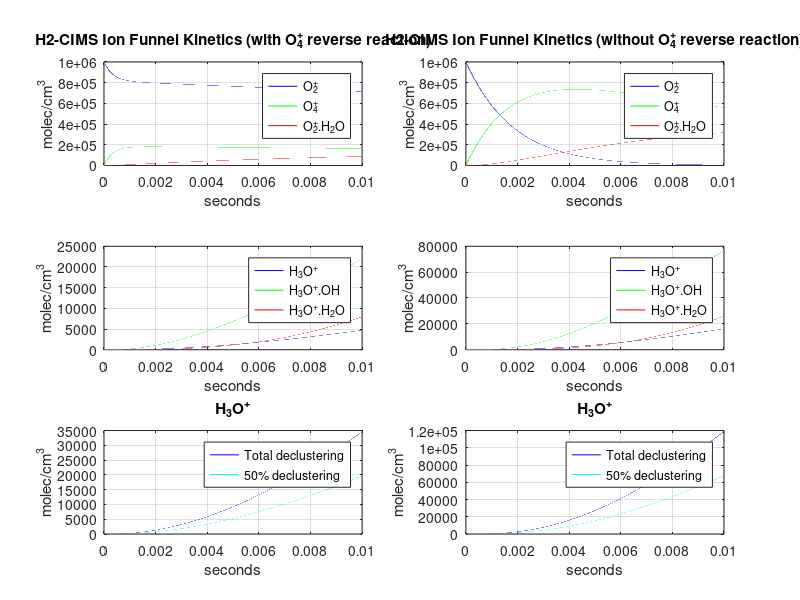

This figure's MATLAB source:
%% 2026-06 - H2-CIMS ion chemistry simulation - Isaac Standen

% Equations: T.D. Thornberry et al. 2013 & Howard et al. 1972
% Rate constants:
% Howard et al. 1972, Payzant et al. 1972, Feshenfeld 1971

% --------------------------------------------------------------

% (1)  O2+ + H2O + M  -> O2+.H2O + M
% (2)  O2+ + O2 + M  <-> O4+ + M
% (3)  O4+ + H2O      -> O2+.H2O + O2
% (4a) O2+.H2O + H2O  -> H3O+.OH + O2
% (4b)                -> H3O+ + OH + O2
% (5)  H3O+.OH + H2O  -> H3O+.H2O + OH

% --------------------------------------------------------------

clc; clear all;
%% Initial conditions

% Rate constants (molec. implicit)
k1   = 2.8e-28;   % cm^6/s
k2f  = 2.6e-30;   % cm^6/s - eqn (2) fwd
k2r  = 2*3.6e-14; % cm^3/s - eqn (2) rvs (sample in air (N2) -> ~2*He k2r)
k3   = 2.2e-09;   % cm^3/s
k4a  = 1.9e-09;   % cm^3/s
k4b  = 3.0e-10;   % cm^3/s
k5   = 3.0e-09;   % cm^3/s

% Timings
dt   = 1e-7; % time step, seconds
t    = 0.01;    % length of sim, seconds
nt   = floor(t/dt); % number of time steps
time = [1:nt];

% Concentration of neutrals
P  = 133.3;      % 1 Torr in Pa
R  = 8.314;      % m3⋅Pa⋅K−1⋅mol−1
kb = R/6.02e23;  % boltzman constant m3PaK-1/molecule
T  = 298;        % K
m  = P/kb/T/1e6; % conc. of air in molecules/cm3
h2o    = 1e-6 * m; % molec/cm^3
o2neut = 0.2 * m;  % molec/cm^3

f_source   = 1/60 * 760; % 1 SLPM/60 seconds * 760 Torr
f_quads    = 1000*1e-5; % 1000 Lps turbo * 1e-5 Torr in quadrupoles
LtoCC      = 1e-3;
o2p_source = 1e7/f_quads *LtoCC; % O2+ from source tube
% Sim. uses one pulse of O2+ at beginning of simulation (not replensished)

%% Initialising ion vectors

o2plus = nan(nt, 1); % O2+
o2plus(1) = o2p_source;

o4 = nan(nt, 1); % O4+
o4(1) = 0;

o2_h2o = nan(nt, 1); % O2+.H2O
o2_h2o(1) = 0;

h3o_oh = nan(nt, 1); % H3O+.OH
h3o_oh(1) = 0;

h3o_h2o = nan(nt, 1); % H3O+.H2O
h3o_h2o(1) = 0;

h3o = nan(nt, 1); % H3O+
h3o(1) = 0;

%% Model 1 - Euler BWD - with O4+ reverse reaction

for i=2:1:nt
    % O2+
    o2plus(i) = (o2plus(i-1) + (k2r*o4(i-1)*m)*dt)/(1+((k1*h2o*m)+...
        (k2f*o2neut*m))*dt);
    % O4+
    o4(i) = (o4(i-1)+(k2f*(o2plus(i-1)*o2neut*m))*dt)/...
        (1+((k2r*m)+(k3*h2o))*dt);
    % O2+.H2O
    o2_h2o(i) = ...
        (o2_h2o(i-1)+((k1*o2plus(i-1)*h2o*m)+(k3*o4(i-1)*h2o))*dt)/...
        (1+((k4a*h2o)+(k4b*h2o))*dt);
    % H3O+.OH
    h3o_oh(i) = (h3o_oh(i-1)+(k4a*o2_h2o(i-1)*h2o)*dt)/(1+(k5*h2o)*dt);
    % H3O+.H2O
    h3o_h2o(i) = h3o_h2o(i-1)+(k5*h3o_oh(i-1)*h2o)*dt;
    % H3O+
    h3o(i) = h3o(i-1)+(k4b*o2_h2o(i-1)*h2o)*dt;
end

save("ionchem.mat");

%% Graphing - Model 1

%clc; load("ionchem.mat");

% Plots
figure(1)

subplot(3,2,1)
plot(time*dt, o2plus, 'b'); hold on;
plot(time*dt, o4, 'g')
plot(time*dt, o2_h2o, 'r')
xlabel("seconds"); ylabel("molec/cm^3")
title("H2-CIMS Ion Funnel Kinetics (with O_4^+ reverse reaction)")
legend("O_2^+", "O_4^+", "O_2^+.H_2O", "Location", "NorthEast");
%yscale log;
grid on; box on; hold off;

subplot(3,2,3)
plot(time*dt, h3o, "b"); hold on;
plot(time*dt, h3o_oh, "g")
plot(time*dt, h3o_h2o, "r")
xlabel("seconds"); ylabel("molec/cm^3")
legend( "H_3O^+", "H_3O^+.OH", "H_3O^+.H_2O", "Location", "NorthEast")
grid on; box on; hold off;

subplot(3,2,5)
plot(time*dt, (h3o+h3o_oh+h3o_h2o), "b"); hold on;
plot(time*dt, (h3o+0.5*h3o_oh+0.5*h3o_h2o), "c")
xlabel("seconds"); ylabel("molec/cm^3")
title(["H_3O^+"])
legend("Total declustering", "50% declustering", "location", "NorthEast")
grid on; box on; hold off;

%% Model 2 - Euler BWD - without O4+ reverse reaction

for i=2:1:nt
    % O2+
    o2plus(i) = o2plus(i-1)/(1+((k1*h2o*m)+(k2f*o2neut*m))*dt);
    % O4+
    o4(i) = (o4(i-1)+(k2f*o2plus(i-1)*o2neut*m)*dt)/(1+(k3*h2o)*dt);
    % O2+.H2O
    o2_h2o(i) = ...
        (o2_h2o(i-1)+((k1*o2plus(i-1)*h2o*m)+(k3*o4(i-1)*h2o))*dt)/...
        (1+((k4a*h2o)+(k4b*h2o))*dt);
    % H3O+.OH
    h3o_oh(i) = (h3o_oh(i-1)+(k4a*o2_h2o(i-1)*h2o)*dt)/(1+(k5*h2o)*dt);
    % H3O+.H2O
    h3o_h2o(i) = h3o_h2o(i-1)+(k5*h3o_oh(i-1)*h2o)*dt;
    % H3O+
    h3o(i) = h3o(i-1)+(k4b*o2_h2o(i-1)*h2o)*dt;
end

%% Graphing - Model 2

% Plots
figure(1)

subplot(3,2,2)
plot(time*dt, o2plus, 'b'); hold on;
plot(time*dt, o4, 'g')
plot(time*dt, o2_h2o, 'r')
xlabel("seconds"); ylabel("molec/cm^3");
title("H2-CIMS Ion Funnel Kinetics (without O_4^+ reverse reaction)")
legend("O_2^+", "O_4^+", "O_2^+.H_2O", "Location", "NorthEast");
grid on; box on; hold off;

subplot(3,2,4)
plot(time*dt, h3o, "b"); hold on;
plot(time*dt, h3o_oh, "g")
plot(time*dt, h3o_h2o, "r")
xlabel("seconds"); ylabel("molec/cm^3")
legend( "H_3O^+", "H_3O^+.OH", "H_3O^+.H_2O", "Location", "NorthEast")
grid on; box on; hold off;

subplot(3,2,6)
plot(time*dt, (h3o+h3o_oh+h3o_h2o), "b"); hold on;
plot(time*dt, (h3o+0.5*h3o_oh+0.5*h3o_h2o), "c")
xlabel("seconds"); ylabel("molec/cm^3")
title(["H_3O^+"])
legend("Total declustering", "50% declustering", "location", "NorthEast")
grid on; box on; hold off;

%% Misc.

% V_beta     = 0.067e06;       % Beta ptcl voltage, V
% V_collison = 60;             % Collision voltage, V
% L_foil     = 3e-2;           % Foil length, m
% rad_tube   = 2e-3;           % Tube radius, m
% ci         = 3.7e10;         % One Curie, /s
% activity   = 15 * 1e-3 * ci; % 15 mCi
% ion_prod   = activity * V_beta/V_collison / ...
%                                  (pi * L_foil * (rad_tube)^2); % 1/cm^3*s
% o2plus     = (ion_prod * 0.26)/760;    % Cracking ratio from Takebe 1972
